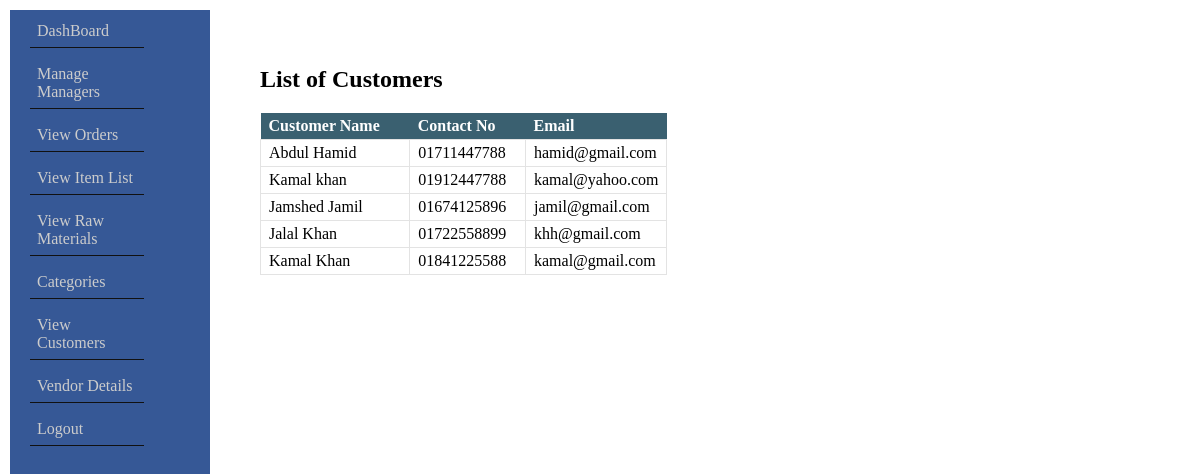
Page /view_customers_admin.php on the committed database.
### tables this page shows
CREATE TABLE `customer` (
  `customer_id` int(10) NOT NULL,
  `customer_name` varchar(20) NOT NULL,
  `customer_contact_no` varchar(20) NOT NULL,
  `customer_email` varchar(20) NOT NULL
);

### db.php (called while the page is built, shortened)
<?php
function getJSONFromDB($sql){
	$conn = mysqli_connect("localhost", "root", "","ims");
	$result = mysqli_query($conn, $sql)or die(mysqli_error($$conn));
	$arr=array();
	while($row = mysqli_fetch_assoc($result)) {
		$arr[]=$row;
	}
	return json_encode($arr);
}
?>

### view_customers_admin.php (the view, shortened to what this page needs)
<?php
require("db.php");
$result = getJSONFromDB("select customer.customer_name, customer.customer_contact_no, customer_email from customer");
$result = json_decode($result, true);
?>
<!DOCTYPE html>
<html>
<head>
</head>
<body>
	<br><br>
	<div id="bd">
		<div class = "left">
			<table id="tbb">
			<h2>List of Customers</h2>
				<th>Customer Name</th> <th> Contact No </th> <th> Email </th>
				<?php
					for($i=0;$i<sizeof($result);$i++){
						$name = $result[$i]["customer_name"];
						$contact = $result[$i]["customer_contact_no"];
						$email = $result[$i]["customer_email"];
						echo "<tr>
							<td>$name</td>
							<td>$contact</td>
							<td>$email</td>
						 </tr>";
					}
				 ?>
			</table>
		</div>
	</div>
</body>
</html>

### admin_side_bar_style.css (style rules this page uses)
body { margin: 10px; padding: 0px; }
#sidebar { background: #365896; width:200px; height:100%; display: block; position: absolute; left: 0px top: 0px; }
ul { margin: 0px; padding: 0px 20px; }
ul li { list-style: none; padding: 5px 0px; border-bottom: 1px solid rgba(50,30,70,0,3); }
ul li a { background: #365896; color: #ccc; border-bottom: 1px solid #111; display: block; width: 100px; padding: 7px; text-decoration: none; }

### view_customers_admin.php (style rules this page uses)
#bd { margin-left: 250px; }
#tbb { border-collapse: collapse; }
#tbb th { text-align: left; background-color: #3a6070; color: #FFF; padding: 4px 30px 4px 8px; }
#tbb td { border : 1px solid #e3e3e3; padding: 4px 8px; }

### rows in the picture
customer: customer_name "Abdul Hamid", customer_contact_no "01711447788", customer_email "hamid@gmail.com"
customer: customer_name "Kamal khan", customer_contact_no "01912447788", customer_email "kamal@yahoo.com"
customer: customer_name "Jamshed Jamil", customer_contact_no "01674125896", customer_email "jamil@gmail.com"
customer: customer_name "Jalal Khan", customer_contact_no "01722558899", customer_email "khh@gmail.com"
customer: customer_name "Kamal Khan", customer_contact_no "01841225588", customer_email "kamal@gmail.com"
